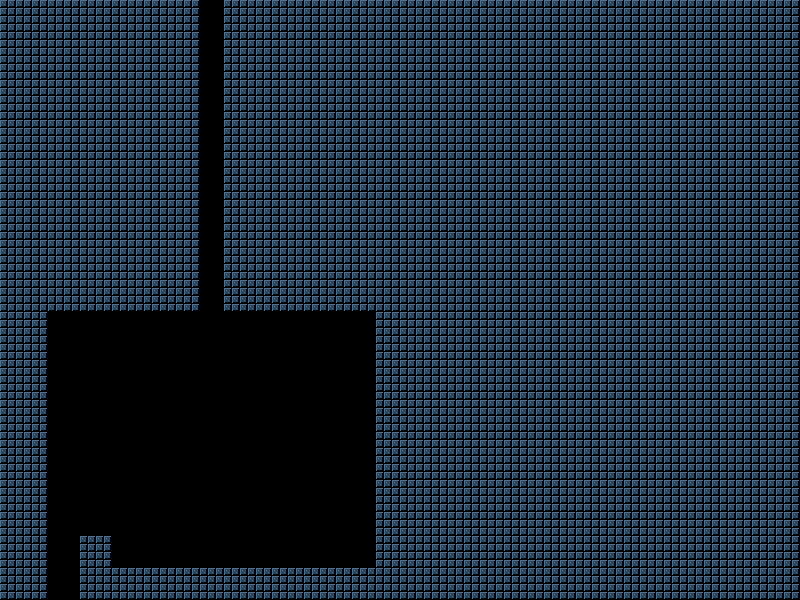

Rendered tile map (Tiled .tmx) drawn with the repository's tilesets; below, a short description and the map source with its tile grids summarised:
An orthogonal 100x75 tile map with 8x8 px tiles, 9 tile layers ((1,1), (0,1), (1,2): down the hole, (2,2): zigzag, ...) and 3 objects (3x modClct).

<map version="1.4" tiledversion="1.4.1" orientation="orthogonal" renderorder="right-down" width="100" height="75" tilewidth="8" tileheight="8" infinite="0" nextlayerid="14" nextobjectid="7">
 <tileset firstgid="1" source="tileset.tsx" />
 <objectgroup id="4" name="Object Layer 1">
  <object id="3" name="jump" type="modClct" x="173" y="550" width="12" height="12" />
 </objectgroup>
 <objectgroup id="9" name="hookshot collectable">
  <object id="6" name="hs" type="modClct" x="1468" y="527.333" />
 </objectgroup>
 <objectgroup id="6" name="Object Layer 2">
  <object id="5" name="walljump" type="modClct" x="-626.667" y="846.667" width="20" height="21.3333" />
 </objectgroup>
 <layer id="7" name="(1,1)" width="100" height="75" offsetx="800" offsety="600">
  <data>[7500 cells, 6005 non-empty, 2 distinct tile ids]</data>
 </layer>
 <layer id="3" name="(0,1)" width="100" height="75" offsetx="0" offsety="600">
  <data>[7500 cells, 661 non-empty, 2 distinct tile ids]</data>
 </layer>
 <layer id="10" name="(1,2): down the hole" width="100" height="75" offsetx="800" offsety="1200">
  <data>[7500 cells, 1179 non-empty, 3 distinct tile ids]</data>
 </layer>
 <layer id="13" name="(2,2): zigzag" width="100" height="75" offsetx="1600" offsety="1200">
  <data>[7500 cells, 6460 non-empty, 2 distinct tile ids]</data>
 </layer>
 <layer id="11" name="(0,2): tight squeeze" width="100" height="75" offsetx="0" offsety="1200">
  <data>[7500 cells, 4642 non-empty, 2 distinct tile ids]</data>
 </layer>
 <layer id="12" name="template: centered" width="100" height="75" offsetx="0" offsety="1976">
  <properties>
   <property name="NoLoad" type="bool" value="true" />
  </properties>
  <data>[7500 cells, 252 non-empty, 2 distinct tile ids]</data>
 </layer>
 <layer id="5" name="(-1,1): first steps" width="100" height="75" offsetx="-800" offsety="600">
  <data>[7500 cells, 1500 non-empty, 3 distinct tile ids]</data>
 </layer>
 <layer id="8" name="(0,1)" width="100" height="75" offsetx="800" offsety="0">
  <data>[7500 cells, 1626 non-empty, 3 distinct tile ids]</data>
 </layer>
 <layer id="1" name="(0,0): start" width="100" height="75">
  <data>[7500 cells, 6109 non-empty, 2 distinct tile ids]</data>
 </layer>
</map>